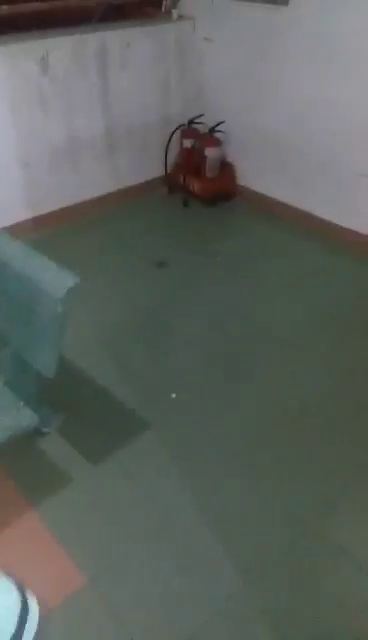
#> input picture frame 11 of 447929363_7418644081594631_7501642011480725650_n.mp4, 368 x 640 px, given in place of _import_62bbfe2ad003e6.91946561_720p_5000br.mp4, which was not available
$ python baofromvn.py
#> lines starting #> are read from the running program, lines starting #| are printed output that depends on the picture; pictures that were not available may be replaced by others from this repository, and a replacement may not be noted
import cv2

import os
cap = cv2.VideoCapture("Move-20240602T124829Z-001/Move/_import_62bbfe2ad003e6.91946561_720p_5000br.mp4")
frame_count = int(cap.get(cv2.CAP_PROP_FRAME_COUNT))
lm_list = []
if frame_count > 30:
    frame_count_each = frame_count // 25
    for y in range(frame_count_each):
        for i in range(25):
            ret, frame = cap.read()
            if ret:
                cv2.imshow("image", frame)
                if cv2.waitKey(1) == ord('q'):
                    break
                print("finish" + str(y))
        cap.release()
        cv2.destroyAllWindows()
#> this loop made 4 passes
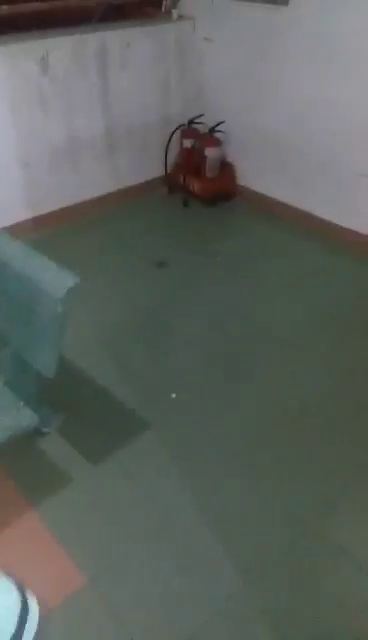
#> input picture frame 11 of 447929363_7418644081594631_7501642011480725650_n.mp4, 368 x 640 px, given in place of _import_62bbfe2ad003e6.91946561_720p_5000br.mp4, which was not available
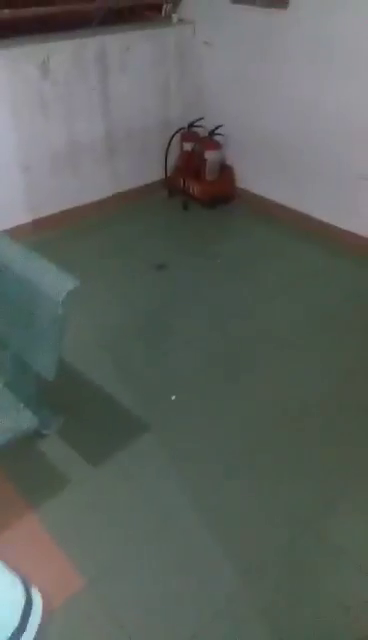
#> input picture frame 12 of 447929363_7418644081594631_7501642011480725650_n.mp4, 368 x 640 px, given in place of _import_62bbfe2ad003e6.91946561_720p_5000br.mp4, which was not available
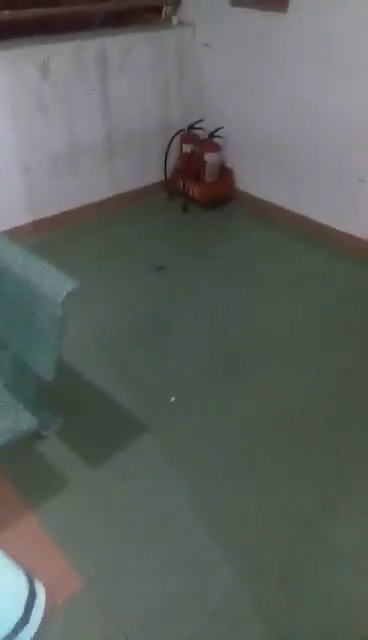
#> input picture frame 13 of 447929363_7418644081594631_7501642011480725650_n.mp4, 368 x 640 px, given in place of _import_62bbfe2ad003e6.91946561_720p_5000br.mp4, which was not available
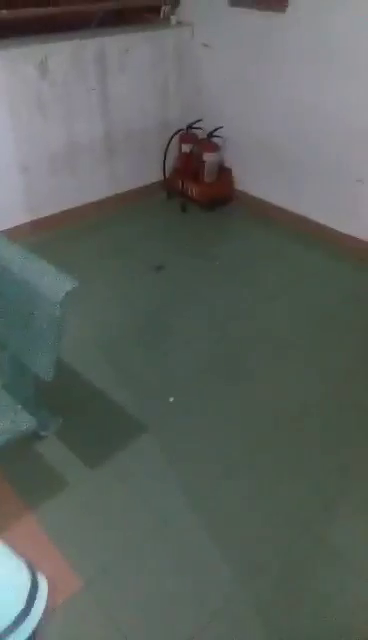
#> input picture frame 14 of 447929363_7418644081594631_7501642011480725650_n.mp4, 368 x 640 px, given in place of _import_62bbfe2ad003e6.91946561_720p_5000br.mp4, which was not available
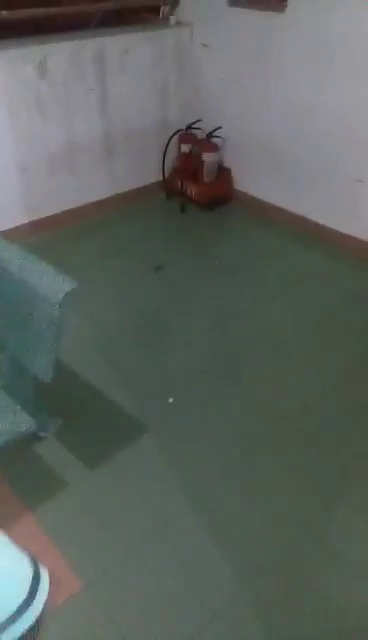
#> input picture frame 15 of 447929363_7418644081594631_7501642011480725650_n.mp4, 368 x 640 px, given in place of _import_62bbfe2ad003e6.91946561_720p_5000br.mp4, which was not available

$ run again, starting later in the video
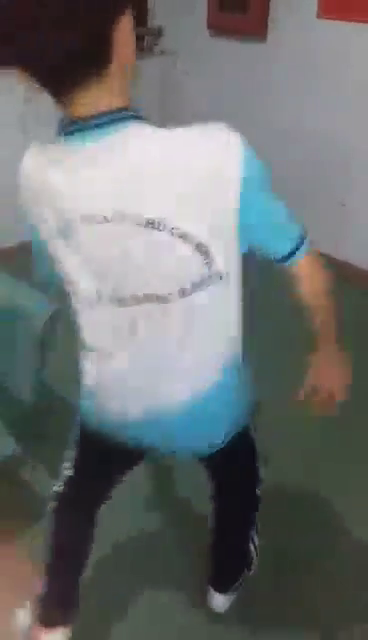
#> input picture frame 49 of 447929363_7418644081594631_7501642011480725650_n.mp4, 368 x 640 px, given in place of _import_62bbfe2ad003e6.91946561_720p_5000br.mp4, which was not available
#> the loop `for y in range(frame_count_each):` made 4 passes
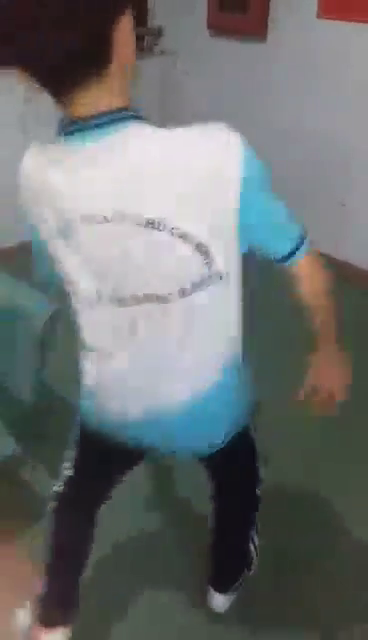
#> input picture frame 49 of 447929363_7418644081594631_7501642011480725650_n.mp4, 368 x 640 px, given in place of _import_62bbfe2ad003e6.91946561_720p_5000br.mp4, which was not available
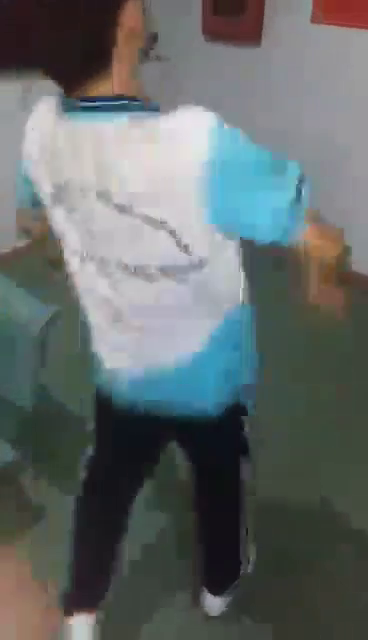
#> input picture frame 51 of 447929363_7418644081594631_7501642011480725650_n.mp4, 368 x 640 px, given in place of _import_62bbfe2ad003e6.91946561_720p_5000br.mp4, which was not available
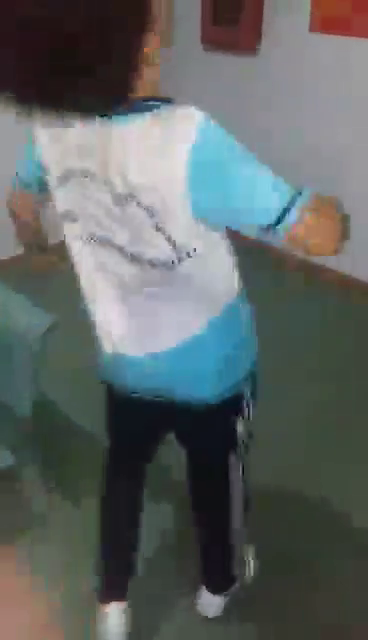
#> input picture frame 53 of 447929363_7418644081594631_7501642011480725650_n.mp4, 368 x 640 px, given in place of _import_62bbfe2ad003e6.91946561_720p_5000br.mp4, which was not available

$ run again, starting later in the video
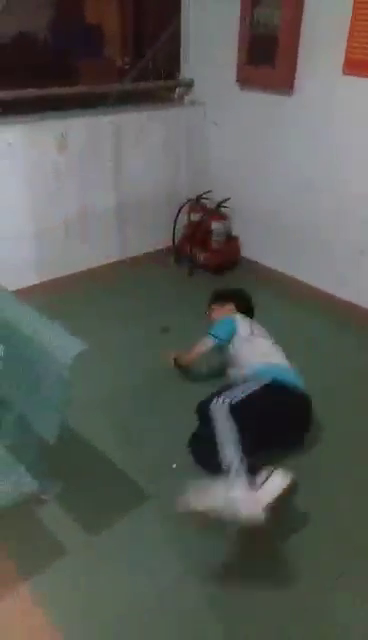
#> input picture frame 88 of 447929363_7418644081594631_7501642011480725650_n.mp4, 368 x 640 px, given in place of _import_62bbfe2ad003e6.91946561_720p_5000br.mp4, which was not available
#> the loop `for y in range(frame_count_each):` made 4 passes
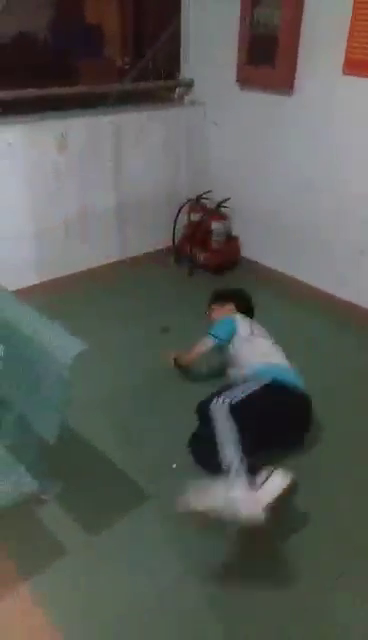
#> input picture frame 88 of 447929363_7418644081594631_7501642011480725650_n.mp4, 368 x 640 px, given in place of _import_62bbfe2ad003e6.91946561_720p_5000br.mp4, which was not available
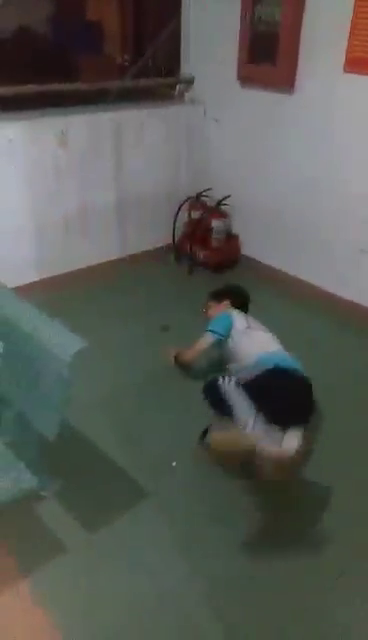
#> input picture frame 90 of 447929363_7418644081594631_7501642011480725650_n.mp4, 368 x 640 px, given in place of _import_62bbfe2ad003e6.91946561_720p_5000br.mp4, which was not available
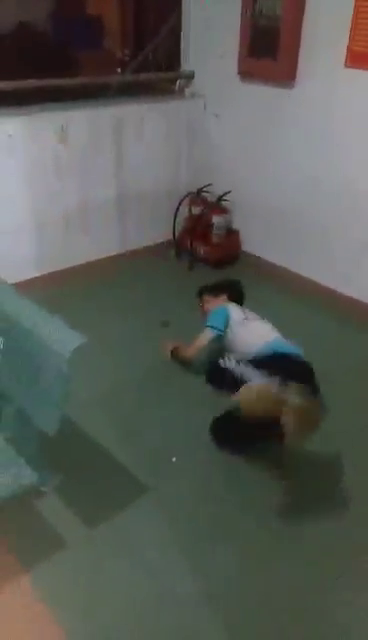
#> input picture frame 92 of 447929363_7418644081594631_7501642011480725650_n.mp4, 368 x 640 px, given in place of _import_62bbfe2ad003e6.91946561_720p_5000br.mp4, which was not available
